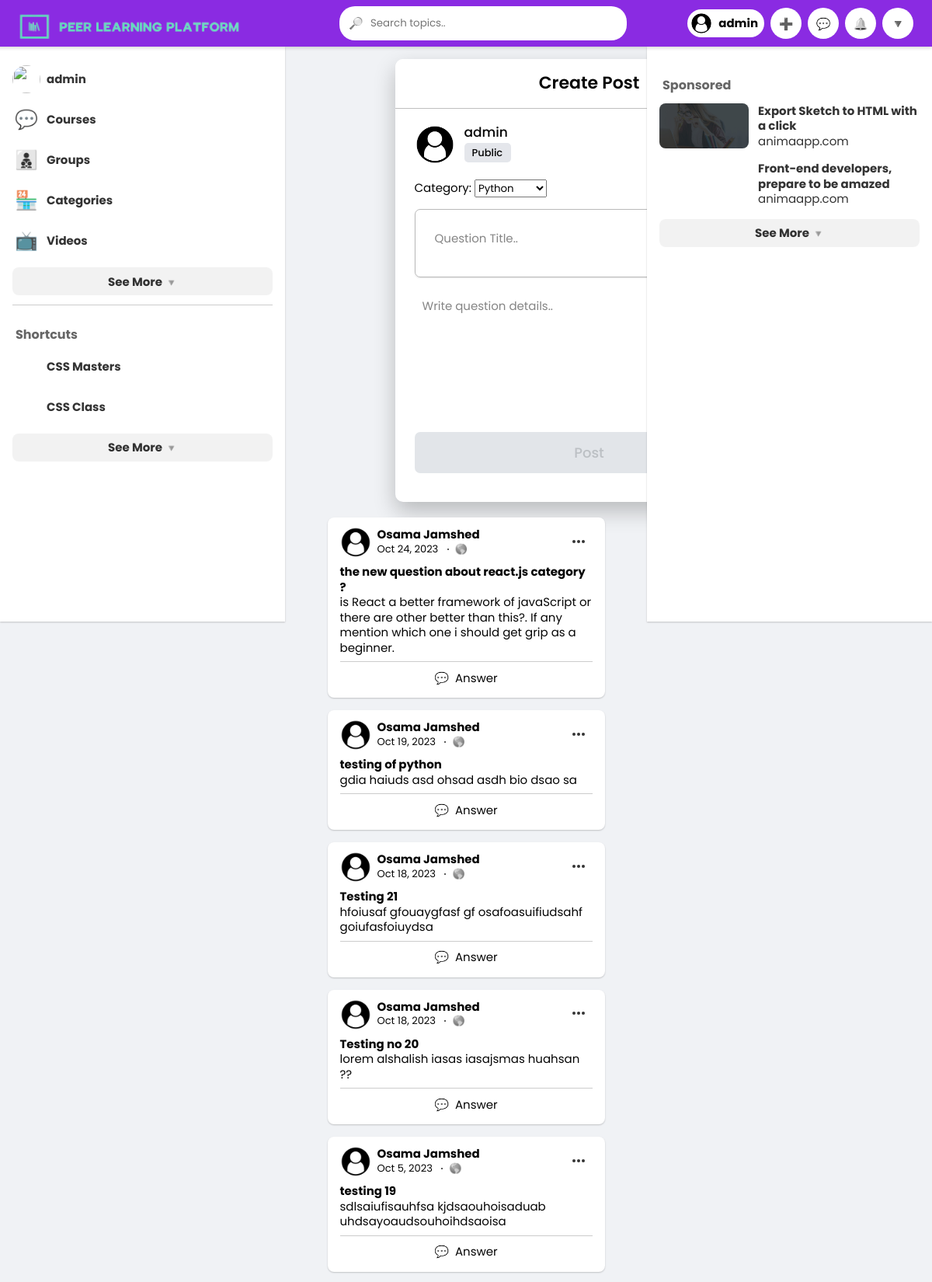
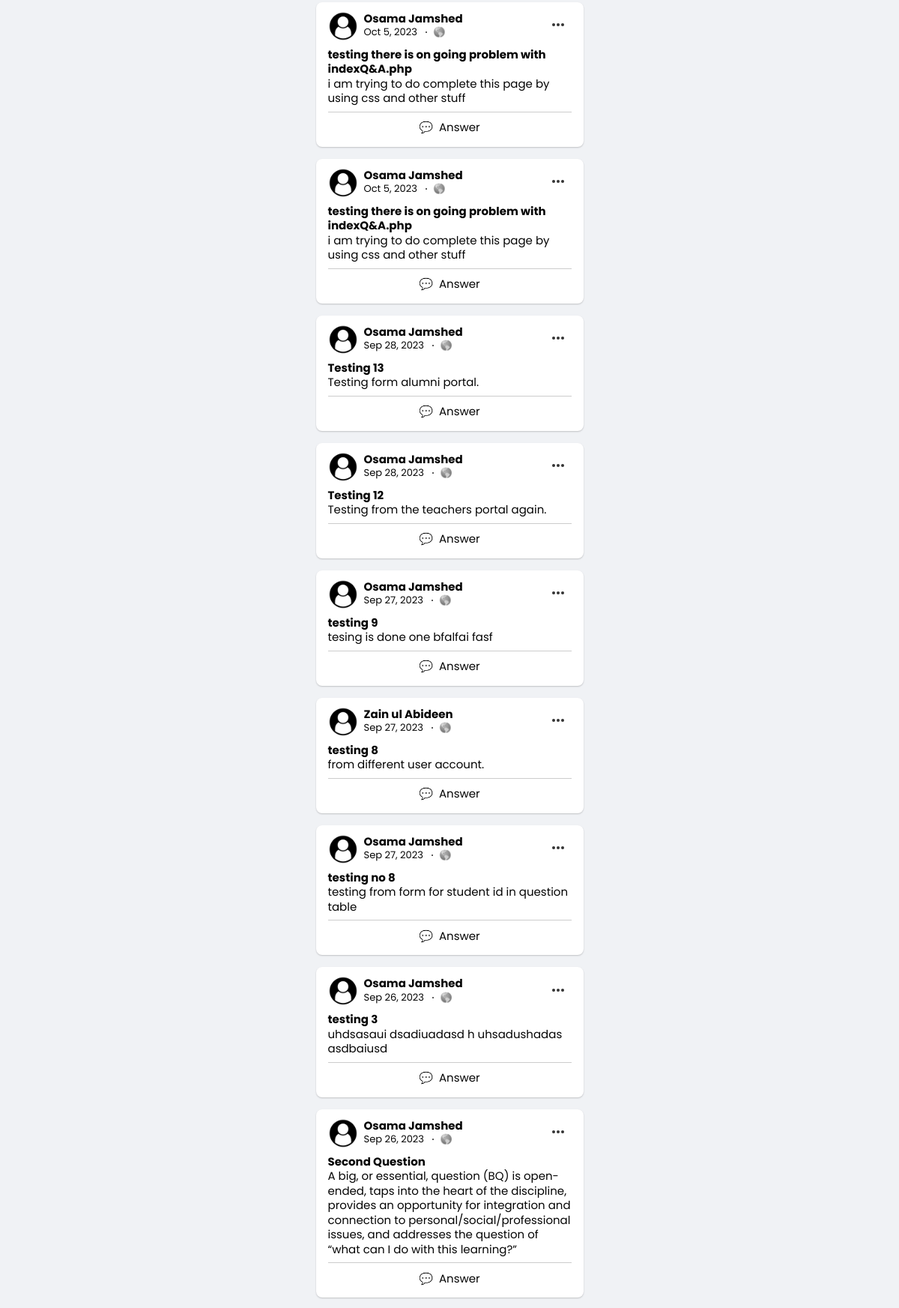
Page /indexQ&A.php (signed in, upper part) on the committed database (2 pictures, top to bottom).
### tables this page shows
CREATE TABLE `questions` (
  `question_id` int(11) NOT NULL,
  `student_id` int(11) NOT NULL,
  `teacher_id` int(11) NOT NULL,
  `alumni_id` int(11) NOT NULL,
  `question_desc` text NOT NULL,
  `category_id` int(11) NOT NULL,
  `privacy` varchar(20) NOT NULL,
  `created_at` date NOT NULL DEFAULT current_timestamp(),
  `question_title` text NOT NULL
);

CREATE TABLE `students` (
  `student_id` int(11) NOT NULL,
  `enrollment` varchar(50) NOT NULL,
  `fullname` text NOT NULL,
  `email` varchar(50) NOT NULL,
  `number` varchar(20) NOT NULL,
  `password` varchar(72) NOT NULL,
  `gender` text NOT NULL,
  `date` datetime NOT NULL DEFAULT current_timestamp()
);

CREATE TABLE `teachers` (
  `teacher_id` int(11) NOT NULL,
  `email` varchar(50) NOT NULL,
  `password` varchar(72) NOT NULL,
  `fullname` text NOT NULL,
  `department` text NOT NULL,
  `gender` text NOT NULL,
  `date` datetime NOT NULL DEFAULT current_timestamp()
);

CREATE TABLE `alumni` (
  `alumni_id` int(50) NOT NULL,
  `fullname` text NOT NULL,
  `email` varchar(50) NOT NULL,
  `password` varchar(72) NOT NULL,
  `department` varchar(50) NOT NULL,
  `Batch Year` year(4) NOT NULL,
  `date` datetime NOT NULL DEFAULT current_timestamp(),
  `gender` text NOT NULL
);

### indexQ&A.php (the view, shortened to what this page needs)
<?php
if (isset($_SESSION['fullname'])) {
    $fullname = $_SESSION['fullname'];
} else {
    header("Location: student_login.php");
    exit();
}
?>
<!DOCTYPE html>
<html lang="en">
<head>
    <link rel="stylesheet" href="assets/css/style.css">
    <link rel="stylesheet" href="assets/css/post/style.css">
    <link rel="stylesheet" href="assets/css/styleModal.css">
 </head>
<body>
    <div class="common-structure">
        <header class="main-header u-flex">
            <div class="start u-flex">
                <a class="logo"><img src="assets/images/logoside.png" alt="logo"></a>
            </div>
            <nav class="main-nav">
                <ul class="main-nav-list u-flex">
                    <div class="search-box-wrapper">
                        <input type="search" class="search-box" placeholder="Search topics..">
                        <span class="icon-search" aria-label="hidden">🔎</span>
                    </div>
                </ul>
            </nav>
            <div class="end"></div>
        </header>
        <nav class="user-nav">
            <ul class="user-nav-list u-flex">
                <li class="user-nav-item">
                    <a class="user">
                        <img class="user-image" src="assets/images/user_default.png" height="28" width="28" alt="">
                        <span class="user-name"><?php echo $fullname;?></span>
                    </a>
                </li>
                <li class="user-nav-item">
                    <button class="icon-button alt-text" aria-label="Create"><span class="icon"
                            aria-hidden="true">➕</span></button>
                </li>
                <li class="user-nav-item">
                    <button class="icon-button alt-text" aria-label="Messenger"><span class="icon"
                            aria-hidden="true">💬</span></button>
                </li>
                <li class="user-nav-item">
                    <button class="icon-button alt-text" aria-label="Notifications"><span class="icon"
                            aria-hidden="true">🔔</span></button>
                </li>
                <li class="user-nav-item">
                    <button class="icon-button alt-text" aria-label="Account"><span class="icon"
                            aria-hidden="true">🔻</span></button>
                </li>
            </ul>
        </nav>
        <aside class="side-a">
            <section class="common-section">
                <ul class="common-list">
                    <li class="common-list-item">
                        <a href="https://www.facebook.com/eladsc/" target="_blank" class="common-list-button">
                            <span class="icon">
                                <img class="user-image"
                                    src="https://assets.codepen.io/65740/internal/avatars/users/default.png" height="36"
                                    width="36" alt="">
                            </span>
                            <span class="text"><?php echo $fullname;?></span>
                        </a>
                    </li>
                    <li class="common-list-item">
                        <a class="common-list-button">
                            <span class="icon" aria-hidden="true">💬</span>
                            <span class="text">Courses</span>
                        </a>
                    </li>
                    <li class="common-list-item">
                        <a class="common-list-button">
                            <span class="icon">👨&zwj;👦&zwj;👦</span>
                            <span class="text">Groups</span>
                        </a>
                    </li>
                    <li class="common-list-item">
                        <a class="common-list-button">
                            <span class="icon">🏪</span>
                            <span class="text">Categories</span>
                        </a>
                    </li>
                    <li class="common-list-item">
                        <a class="common-list-button">
                            <span class="icon">📺</span>
                            <span class="text">Videos</span>
                        </a>
                    </li>
                </ul>
                <button class="common-more">
                    <span class="text">See More</span>
                    <span class="icon">🔻</span>
                </button>
            </section>
            <section class="common-section">
                <h2 class="section-title">Shortcuts</h2>
                <ul class="common-list">
                    <li class="common-list-item">
                        <a href="https://www.facebook.com/groups/css.masters.israel" target="_blank"
                            class="common-list-button">
                            <span class="text">CSS Masters</span>
                        </a>
                    </li>
                    <li class="common-list-item">
                        <a href="https://bit.ly/3fl9RLV" target="_blank" class="common-list-button">
                            <span class="text">CSS Class</span>
                        </a>
                    </li>
                </ul>
                <button class="common-more">
                    <span class="text">See More</span>
                    <span class="icon">🔻</span>
                </button>
            </section>
        </aside>
        <main class="main-feed">
            <div class="container">
                <div class="wrapper">
                    <section class="post">
                        <header>Create Post</header>
                        <form method="post" action="post_question.php">
                            <div class="content">
                                <img src="assets/images/user_default.png" alt="logo">
                                <div class="details">
                                    <p><?php echo $fullname;?></p>
                                    <div class="privacy">
                                        <span id="privacy" name="privacy">Public</span>
                                    </div>
                                </div>
                            </div>
                            <br>
                            <div class="form-group">
                                <label for="category">Category:</label>
                                <select class="form-control" id="category" name="category" required>
                                    <option value="Python">Python</option>
                                </select>
                            </div>
                            <div class="title">
                                <textarea placeholder="Question Title.." name="title" id="title" rows="2"
                                    required></textarea>
                            </div>
                            <textarea name="question" id="question" placeholder="Write question details.."
                                spellcheck="false" required></textarea>
                            <button>Post</button>
                        </form>
                    </section>
                </div>
            </div>
            <?php
    include 'database.php';
    $sql = "SELECT * FROM `questions` ORDER BY question_id DESC";
    $result = mysqli_query($conn, $sql);
   while($row = mysqli_fetch_assoc($result)){
        $id = $row['question_id'];
        $title = $row['question_title'];
        $desc = $row['question_desc'];
        $threadTimestamp = strtotime($row['created_at']);
        $thread_time =$row['created_at'];
        if (!empty($row['student_id'])){
            $thread_user_id = $row['student_id'];
            $sql2 = "SELECT fullname FROM `students` WHERE student_id='$thread_user_id'";
            $result2 = mysqli_query($conn, $sql2);
            $row2 = mysqli_fetch_assoc($result2);
        }
        else if (!empty($row['teacher_id'])){
            $thread_user_id = $row['teacher_id'];
            $sql2 = "SELECT fullname FROM `teachers` WHERE teacher_id='$thread_user_id'";
            $result2 = mysqli_query($conn, $sql2);
            $row2 = mysqli_fetch_assoc($result2);
        }
        else{
            $thread_user_id = $row['alumni_id'];
            $sql2 = "SELECT fullname FROM `alumni` WHERE alumni_id='$thread_user_id'";
            $result2 = mysqli_query($conn, $sql2);
            $row2 = mysqli_fetch_assoc($result2);
        }
        if (!function_exists('getTimeAgo')) {
        function getTimeAgo($timestamp, $currentTime) {
            $timeDiff = $currentTime - $timestamp;
            if ($timeDiff < 60) {
                return $timeDiff . ' seconds ago';
            } elseif ($timeDiff < 3600) {
                $minutes = round($timeDiff / 60);
                return $minutes . ' minutes ago';
            } elseif ($timeDiff < 86400) {
                $hours = round($timeDiff / 3600);
                return $hours . ' hours ago';
            } else {
                return date('M j, Y', $timestamp);
            }
        }
    }
        $postTimestamp = strtotime($thread_time);
        $currentTime = time();
        $timeAgo = getTimeAgo($postTimestamp, $currentTime);
        echo'
            <article class="common-post">
                <header class="common-post-header u-flex">
                    <img src="assets/images/user_default.png"
                        class="user-image" width="40" height="40" alt="">
                    <div class="common-post-info">
                        <div class="user-and-group u-flex">
                            <a src ="assets/images/user_default.png" target="_blank">'. $row2['fullname'] . '</a>
                        </div>
                        <div class="time-and-privacy"><time datetime=" '.date('c', $threadTimestamp).'">
                        '.$timeAgo.'
                    </time><span
                                class="icon icon-privacy">🌎</span></div>
                    </div>
                    <button class="icon-button-2 u-margin-inline-start" aria-label="more options"><span
                            class="icon-menu"></span></button>
                </header>
                <h4 class="mt-0"> <a class="text-dark" href="#commentModal_">'. $title . ' </a></h4>
                <div class="common-post-content common-content">
                '. $desc . '
                </div>
                <section class="actions-buttons">
                        <button class="actions-buttons-button" name ="myBtn" data-comment-button="'.$id.'"">
                        <span class="icon">💬</span>
                        <span class="text">Answer</span>
                        </button>
                </section>
            </article>
       ';
    }
     ?>
        </main>
        <aside class="side-b">
            <section class="common-section">
                <h2 class="section-title">Sponsored</h2>
                <ul class="common-list">
                    <li class="common-list-item">
                        <a href="http://bit.ly/2Nd05lW" target="_blank" class="common-list-button is-ads">
                            <div class="image"><img src="assets/images/facts-bg.jpg" width="115" alt=""></div>
                            <div class="text">
                                <h4 class="ads-title">Export Sketch to HTML with a click</h4>
                                <p class="ads-url">animaapp.com</p>
                            </div>
                        </a>
                    </li>
                    <li class="common-list-item">
                        <a href="http://bit.ly/2Nd05lW" target="_blank" class="common-list-button is-ads">
                            <div class="text">
                                <h4 class="ads-title">Front-end developers, prepare to be amazed</h4>
                                <p class="ads-url">animaapp.com</p>
                            </div>
                        </a>
                    </li>
                </ul>
                <button class="common-more">
                    <span class="text">See More</span>
                    <span class="icon">🔻</span>
                </button>
            </section>
        </aside>
    </div>
</body>
</html>

### assets/css/post/style.css (style rules this page uses)
* { margin: 0; padding: 0; box-sizing: border-box; font-family: 'Poppins', sans-serif; }
.container { margin-left: 87px; margin-bottom: 20px; width: 500px; height: 570px; overflow: hidden; background: #fff; border-radius: 10px; transition: height 0.2s ease; box-shadow: 0 12px 28px rgba(1, 1, 2, 0.23) }
.container .wrapper { width: 1000px; display: flex; }
.container .wrapper section { width: 500px; background: #fff; }
form .title { margin-top: 15px; padding: 0 15px; border-radius: 7px; border: 1px solid #B9B9B9; box-shadow: 0 1px 2px rgba(0, 0, 0, 0.1); }
.container img { cursor: pointer; }
.container .post { transition: margin-left 0.18s ease; }
.post header { font-size: 22px; font-weight: 600; padding: 17px 0; text-align: center; border-bottom: 1px solid #bfbfbf; }
.post form { margin: 20px 25px; }
.post form .content, .audience .list li .column { display: flex; align-items: center; }
.post form .content img { cursor: default; max-width: 52px; }
.post form .content .details { margin: -3px 0 0 12px; }
form .content .details p { font-size: 17px; font-weight: 500; }
.content .details .privacy { display: flex; height: 25px; cursor: pointer; padding: 0 10px; font-size: 11px; margin-top: 3px; border-radius: 5px; align-items: center; max-width: 98px; background: #E4E6EB; justify-content: space-between; }
.details .privacy span { font-size: 13px; margin-top: 1px; font-weight: 500; }
form :where(button) { text-align: center; }
form :where(textarea, button) { width: 100%; outline: none; border: none; }
form .title textarea { resize: none; font-size: 15px; margin-top: 15px; min-height: 60px; }
form textarea { resize: none; font-size: 15px; margin-top: 15px; min-height: 180px; padding: 10px; }
form textarea::placeholder { color: #858585; }
form button { height: 53px; color: #fff; font-size: 18px; font-weight: 500; cursor: pointer; color: #BCC0C4; cursor: no-drop; border-radius: 7px; background: #e2e5e9; transition: all 0.3s ease; }

### assets/css/styleModal.css (style rules this page uses)
body { font-family: Arial, Helvetica, sans-serif; }

### rows in the picture
questions: student.fullname "Osama Jamshed", created_at "Oct 24, 2023", question_title "the new question about react.js category ?", question_desc "is React a better framework of javaScript or there are other better than this?. If any mention which one i should get grip as a beginner."
questions: student.fullname "Osama Jamshed", created_at "Oct 19, 2023", question_title "testing of python", question_desc "gdia haiuds asd ohsad asdh bio dsao sa"
questions: student.fullname "Osama Jamshed", created_at "Oct 18, 2023", question_title "Testing 21", question_desc "hfoiusaf gfouaygfasf gf osafoasuifiudsahf goiufasfoiuydsa"
questions: teacher.fullname "Osama Jamshed", created_at "Oct 18, 2023", question_title "Testing no 20", question_desc "lorem alshalish iasas iasajsmas huahsan ??"
questions: student.fullname "Osama Jamshed", created_at "Oct 5, 2023", question_title "testing 19", question_desc "sdlsaiufisauhfsa kjdsaouhoisaduab uhdsayoaudsouhoihdsaoisa"
questions: student.fullname "Osama Jamshed", created_at "Oct 5, 2023", question_title "testing there is on going problem with indexQ&A.php", question_desc "i am trying to do complete this page by using css and other stuff"
questions: student.fullname "Osama Jamshed", created_at "Oct 5, 2023", question_title "testing there is on going problem with indexQ&A.php", question_desc "i am trying to do complete this page by using css and other stuff"
questions: alumni.fullname "Osama Jamshed", created_at "Sep 28, 2023", question_title "Testing 13", question_desc "Testing form alumni portal."
questions: teacher.fullname "Osama Jamshed", created_at "Sep 28, 2023", question_title "Testing 12", question_desc "Testing from the teachers portal again."
questions: student.fullname "Osama Jamshed", created_at "Sep 27, 2023", question_title "testing 9", question_desc "tesing is done one bfalfai fasf"
questions: student.fullname "Zain ul Abideen", created_at "Sep 27, 2023", question_title "testing 8", question_desc "from different user account."
questions: student.fullname "Osama Jamshed", created_at "Sep 27, 2023", question_title "testing no 8", question_desc "testing from form for student id in question table"
questions: teacher.fullname "Osama Jamshed", created_at "Sep 26, 2023", question_title "testing 3", question_desc "uhdsasaui dsadiuadasd h uhsadushadas asdbaiusd"
questions: student.fullname "Osama Jamshed", created_at "Sep 26, 2023", question_title "Second Question", question_desc "A big, or essential, question (BQ) is open-ended, taps into the heart of the discipline, provides an opportunity for integration and connection to personal/social/professional issues, and addresses the question of “what can I do with this learning?”"

### other values in the picture
$fullname "admin"
